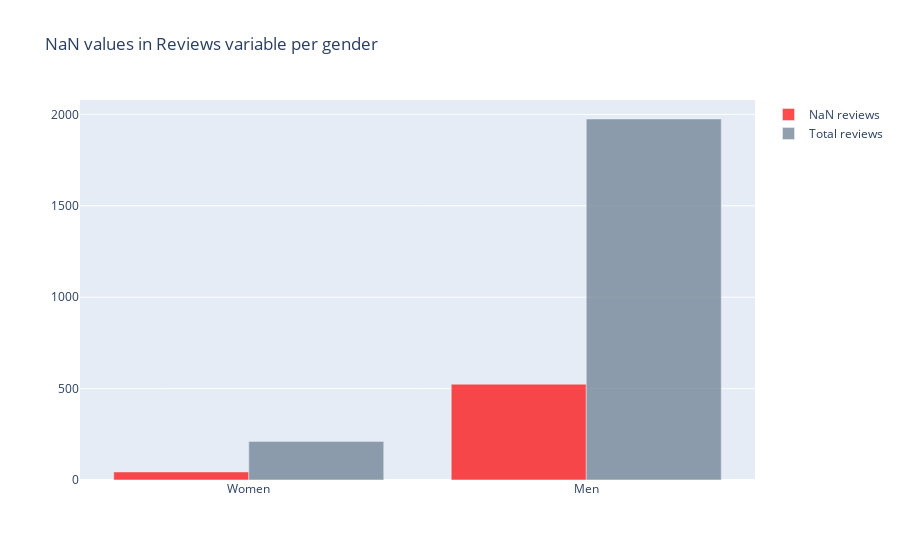

The code cell stored with this chart in its notebook:
### Code cell
import plotly.graph_objects as go

x_nan = [tr.keys()[1][0], tr.keys()[0][0]]
y_nan = [tr.values[1], tr.values[0]]

x_total = ['Women', 'Men']
y_total = [data[data.Most_Common_Gender_Cast == 'Women']['Reviews'].value_counts(dropna=False).sum(), 
           data[data.Most_Common_Gender_Cast == 'Men']['Reviews'].value_counts(dropna=False).sum()]

fig = go.Figure(data=[
    go.Bar(name='NaN reviews', x=x_nan, y=y_nan, marker_color = 'red', opacity= 0.7),
    go.Bar(name='Total reviews', x=x_total, y=y_total, marker_color= 'lightslategray',
          opacity=0.8)
])

# Change the bar mode
fig.update_layout(barmode='group',title_text='NaN values in Reviews variable per gender')
fig.update_layout()
fig.show()

### Figure 1 — Plotly figure (JSON) as saved in the notebook; plotly's stock layout.template omitted (floating-point values rounded to 4 significant figures)
{"data": [{"marker": {"color": "red"}, "name": "NaN reviews", "opacity": 0.7, "type": "bar", "x": ["Women", "Men"], "y": [44, 524]}, {"marker": {"color": "lightslategray"}, "name": "Total reviews", "opacity": 0.8, "type": "bar", "x": ["Women", "Men"], "y": [211, 1975]}], "layout": {"barmode": "group", "title": {"text": "NaN values in Reviews variable per gender"}}}
